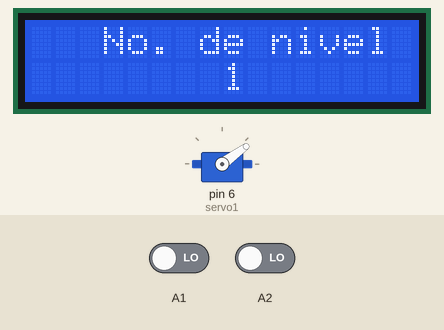
The sketch below on a simulated Arduino Uno, built with avr-gcc and run on an emulated ATmega328P. Shown: 16×2 character LCD, servo. Inputs (shaded band) come from the test bench; at power-on: A2 LOW, A1 LOW.

Above: at 1.2 s.
1.3 s: A2 driven HIGH
At 1.51 s:
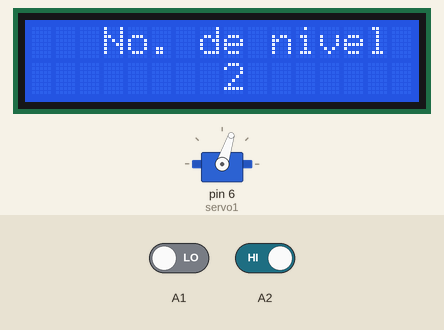
At 2.8 s:
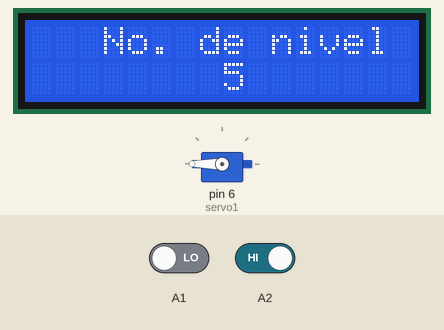
Timing chart, 0 to 4.3 s (numbered marks = the images above; inputs shaded):
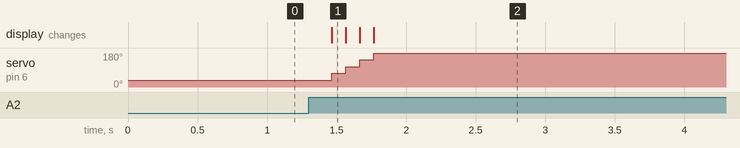

The sketch:

elevador_grupo121__1_.ino
```cpp
#include <LiquidCrystal.h>
#include <Servo.h>

int total;
int servo;
//int old=1;
int dt=100;
Servo servo1;
LiquidCrystal lcd(12,11,5,4,3,2);

void setup()
{
  lcd.begin(16,2);
  lcd.setCursor(3,0);
  lcd.print("No. de nivel");
  lcd.setCursor(8,1);
  total=1;
  lcd.print(total);
  pinMode(A1, INPUT);
  pinMode(A2, INPUT);
  servo1.attach(6);
  servo=36;
  servo1.write(servo);
}

void loop()
{
  int subir=digitalRead(A2);
  int bajar=digitalRead(A1);
  delay(dt);


  if(subir==HIGH){
    total+=1;
    servo+=36;
    servo1.write(servo);
    lcd.setCursor(8,1);
    lcd.print(total);
  }else if (bajar==HIGH){
    total-=1;
    servo-=36;
    servo1.write(servo);
    lcd.setCursor(8,1);
    lcd.print(total);
  }
  if(total>5){
    total=5;
    servo=180;
    servo1.write(servo);
    lcd.setCursor(8,1);
    lcd.print(total);
  }
  if (total<1){
    total=1;
    servo=36;
    servo1.write(servo);
    lcd.clear();
    lcd.setCursor(3,0);
    lcd.print("No. de nivel");
    lcd.setCursor(8,1);
    lcd.print(total);
  }

  //old=subir;

}
```

Measured:
- after the input at 1.3 s, servo on pin 6 (servo1): 36° → 72° after 0.17 s, → 108° 0.10 s later, → 144° 0.10 s later, → 180° 0.10 s later; the display: changes after 0.17 s (image 1)
